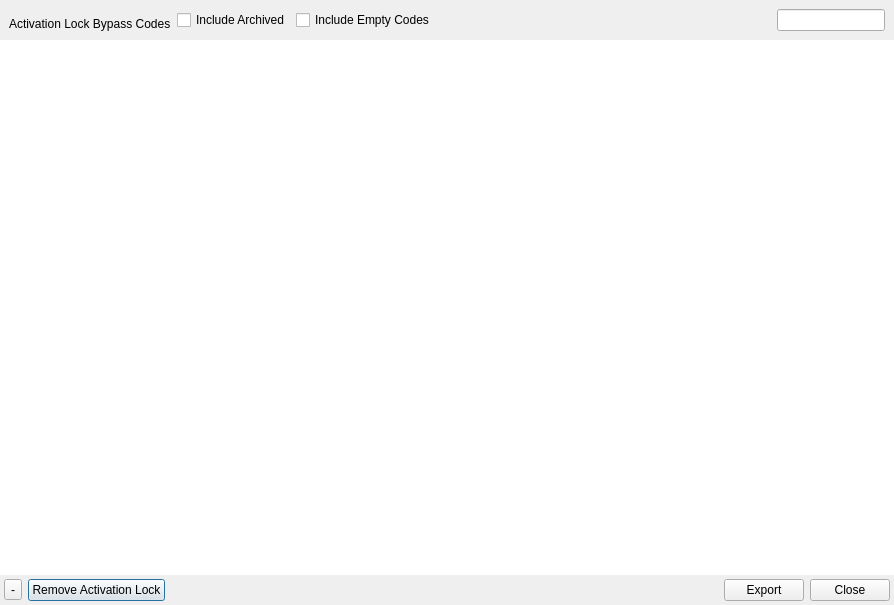
<?xml version="1.0" encoding="UTF-8"?>
<ui version="4.0">
 <class>ALBAssistant</class>
 <widget class="QDialog" name="ALBAssistant">
  <property name="geometry">
   <rect>
    <x>0</x>
    <y>0</y>
    <width>894</width>
    <height>605</height>
   </rect>
  </property>
  <property name="windowTitle">
   <string>Activation Lock</string>
  </property>
  <layout class="QVBoxLayout" name="verticalLayout">
   <property name="leftMargin">
    <number>0</number>
   </property>
   <property name="topMargin">
    <number>0</number>
   </property>
   <property name="rightMargin">
    <number>0</number>
   </property>
   <property name="bottomMargin">
    <number>0</number>
   </property>
   <item>
    <widget class="QWidget" name="deviceWidget" native="true">
     <layout class="QVBoxLayout" name="verticalLayout_6">
      <property name="spacing">
       <number>0</number>
      </property>
      <property name="leftMargin">
       <number>0</number>
      </property>
      <property name="topMargin">
       <number>0</number>
      </property>
      <property name="rightMargin">
       <number>0</number>
      </property>
      <property name="bottomMargin">
       <number>0</number>
      </property>
      <item>
       <widget class="ViewSearchHeader" name="deviceHeader" native="true">
        <layout class="QHBoxLayout" name="horizontalLayout_4">
         <item>
          <widget class="QLabel" name="deviceLabel">
           <property name="text">
            <string>Activation Lock Bypass Codes</string>
           </property>
           <property name="alignment">
            <set>Qt::AlignBottom|Qt::AlignLeading|Qt::AlignLeft</set>
           </property>
          </widget>
         </item>
         <item>
          <widget class="QCheckBox" name="archived">
           <property name="text">
            <string>Include Archived</string>
           </property>
          </widget>
         </item>
         <item>
          <widget class="QCheckBox" name="emptyCodes">
           <property name="text">
            <string>Include Empty Codes</string>
           </property>
          </widget>
         </item>
         <item>
          <spacer name="horizontalSpacer_3">
           <property name="orientation">
            <enum>Qt::Horizontal</enum>
           </property>
           <property name="sizeHint" stdset="0">
            <size>
             <width>40</width>
             <height>20</height>
            </size>
           </property>
          </spacer>
         </item>
         <item>
          <widget class="QLabel" name="deviceCount">
           <property name="minimumSize">
            <size>
             <width>100</width>
             <height>0</height>
            </size>
           </property>
           <property name="text">
            <string/>
           </property>
          </widget>
         </item>
         <item>
          <widget class="SearchLineEdit" name="filter">
           <property name="sizePolicy">
            <sizepolicy hsizetype="Fixed" vsizetype="Fixed">
             <horstretch>0</horstretch>
             <verstretch>0</verstretch>
            </sizepolicy>
           </property>
           <property name="maximumSize">
            <size>
             <width>200</width>
             <height>16777215</height>
            </size>
           </property>
          </widget>
         </item>
        </layout>
       </widget>
      </item>
      <item>
       <widget class="StyledTreeView" name="deviceView">
        <property name="frameShape">
         <enum>QFrame::NoFrame</enum>
        </property>
        <property name="dragEnabled">
         <bool>true</bool>
        </property>
        <property name="dragDropMode">
         <enum>QAbstractItemView::DragDrop</enum>
        </property>
        <property name="selectionMode">
         <enum>QAbstractItemView::ExtendedSelection</enum>
        </property>
        <property name="rootIsDecorated">
         <bool>false</bool>
        </property>
        <property name="sortingEnabled">
         <bool>true</bool>
        </property>
       </widget>
      </item>
      <item>
       <widget class="QWidget" name="deviceToolBar" native="true">
        <layout class="QHBoxLayout" name="deviceNumberBox" stretch="0,0,0,0,1,0,0">
         <property name="leftMargin">
          <number>4</number>
         </property>
         <property name="topMargin">
          <number>4</number>
         </property>
         <property name="rightMargin">
          <number>4</number>
         </property>
         <property name="bottomMargin">
          <number>4</number>
         </property>
         <item>
          <widget class="QToolButton" name="removeCode">
           <property name="text">
            <string>-</string>
           </property>
          </widget>
         </item>
         <item>
          <widget class="QPushButton" name="removeAL">
           <property name="text">
            <string>Remove Activation Lock</string>
           </property>
          </widget>
         </item>
         <item>
          <widget class="CircularProgressIndicator" name="circ" native="true"/>
         </item>
         <item>
          <widget class="CircularProgressIndicator" name="deviceCirc" native="true">
           <property name="minimumSize">
            <size>
             <width>16</width>
             <height>16</height>
            </size>
           </property>
          </widget>
         </item>
         <item>
          <spacer name="horizontalSpacer_8">
           <property name="orientation">
            <enum>Qt::Horizontal</enum>
           </property>
           <property name="sizeHint" stdset="0">
            <size>
             <width>40</width>
             <height>5</height>
            </size>
           </property>
          </spacer>
         </item>
         <item>
          <widget class="QPushButton" name="exportCodes">
           <property name="text">
            <string>Export</string>
           </property>
          </widget>
         </item>
         <item>
          <widget class="QDialogButtonBox" name="buttonBox">
           <property name="orientation">
            <enum>Qt::Horizontal</enum>
           </property>
           <property name="standardButtons">
            <set>QDialogButtonBox::Close</set>
           </property>
          </widget>
         </item>
        </layout>
       </widget>
      </item>
     </layout>
    </widget>
   </item>
  </layout>
 </widget>
 <customwidgets>
  <customwidget>
   <class>StyledTreeView</class>
   <extends>QTreeView</extends>
   <header>FileWaveGuiLib/styledviews/styledtreeview.h</header>
  </customwidget>
  <customwidget>
   <class>CircularProgressIndicator</class>
   <extends>QWidget</extends>
   <header>FileWaveGuiLib/circularprogressindicator.h</header>
   <container>1</container>
  </customwidget>
  <customwidget>
   <class>SearchLineEdit</class>
   <extends>QLineEdit</extends>
   <header>FileWaveGuiLib/searchlineedit/searchlineedit.h</header>
  </customwidget>
  <customwidget>
   <class>ViewSearchHeader</class>
   <extends>QWidget</extends>
   <header>FileWaveGuiLib/searchheader/ViewSearchHeader.h</header>
   <container>1</container>
  </customwidget>
 </customwidgets>
 <resources/>
 <connections>
  <connection>
   <sender>buttonBox</sender>
   <signal>accepted()</signal>
   <receiver>ALBAssistant</receiver>
   <slot>accept()</slot>
   <hints>
    <hint type="sourcelabel">
     <x>248</x>
     <y>254</y>
    </hint>
    <hint type="destinationlabel">
     <x>157</x>
     <y>274</y>
    </hint>
   </hints>
  </connection>
  <connection>
   <sender>buttonBox</sender>
   <signal>rejected()</signal>
   <receiver>ALBAssistant</receiver>
   <slot>reject()</slot>
   <hints>
    <hint type="sourcelabel">
     <x>316</x>
     <y>260</y>
    </hint>
    <hint type="destinationlabel">
     <x>286</x>
     <y>274</y>
    </hint>
   </hints>
  </connection>
 </connections>
</ui>
